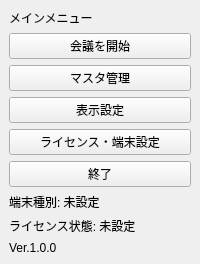
<?xml version="1.0" encoding="UTF-8"?>
<ui version="4.0">
 <class>MainMenuWindow</class>
 <widget class="QMainWindow" name="MainMenuWindow">
  <property name="windowTitle"><string>メインメニュー</string></property>
  <widget class="QWidget" name="centralwidget">
   <layout class="QVBoxLayout" name="mainLayout">
    <item><widget class="QLabel" name="titleLabel"><property name="text"><string>メインメニュー</string></property></widget></item>
    <item><widget class="QPushButton" name="startMeetingButton"><property name="text"><string>会議を開始</string></property></widget></item>
    <item><widget class="QPushButton" name="masterMenuButton"><property name="text"><string>マスタ管理</string></property></widget></item>
    <item><widget class="QPushButton" name="displaySettingsButton"><property name="text"><string>表示設定</string></property></widget></item>
    <item><widget class="QPushButton" name="licenseSettingsButton"><property name="text"><string>ライセンス・端末設定</string></property></widget></item>
    <item><widget class="QPushButton" name="exitButton"><property name="text"><string>終了</string></property></widget></item>
    <item><widget class="QLabel" name="deviceRoleLabel"><property name="text"><string>端末種別: 未設定</string></property></widget></item>
    <item><widget class="QLabel" name="licenseStatusLabel"><property name="text"><string>ライセンス状態: 未設定</string></property></widget></item>
    <item><widget class="QLabel" name="appVersionLabel"><property name="text"><string>Ver.1.0.0</string></property></widget></item>
   </layout>
  </widget>
 </widget>
 <resources/>
 <connections/>
</ui>
